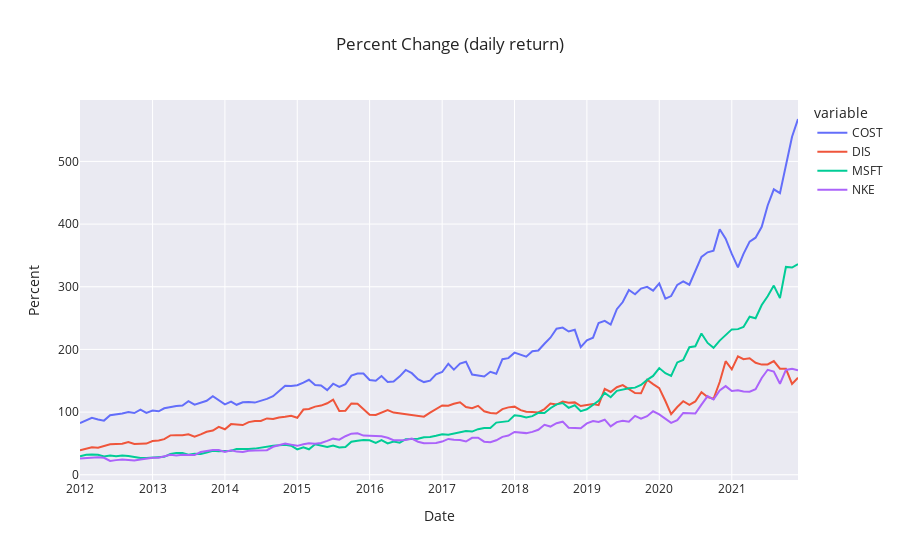

Notebook code cell kept with this figure:
### Code cell
plot(recent_pct_change, 'Date', 'Percent', 'Percent Change (daily return)')
